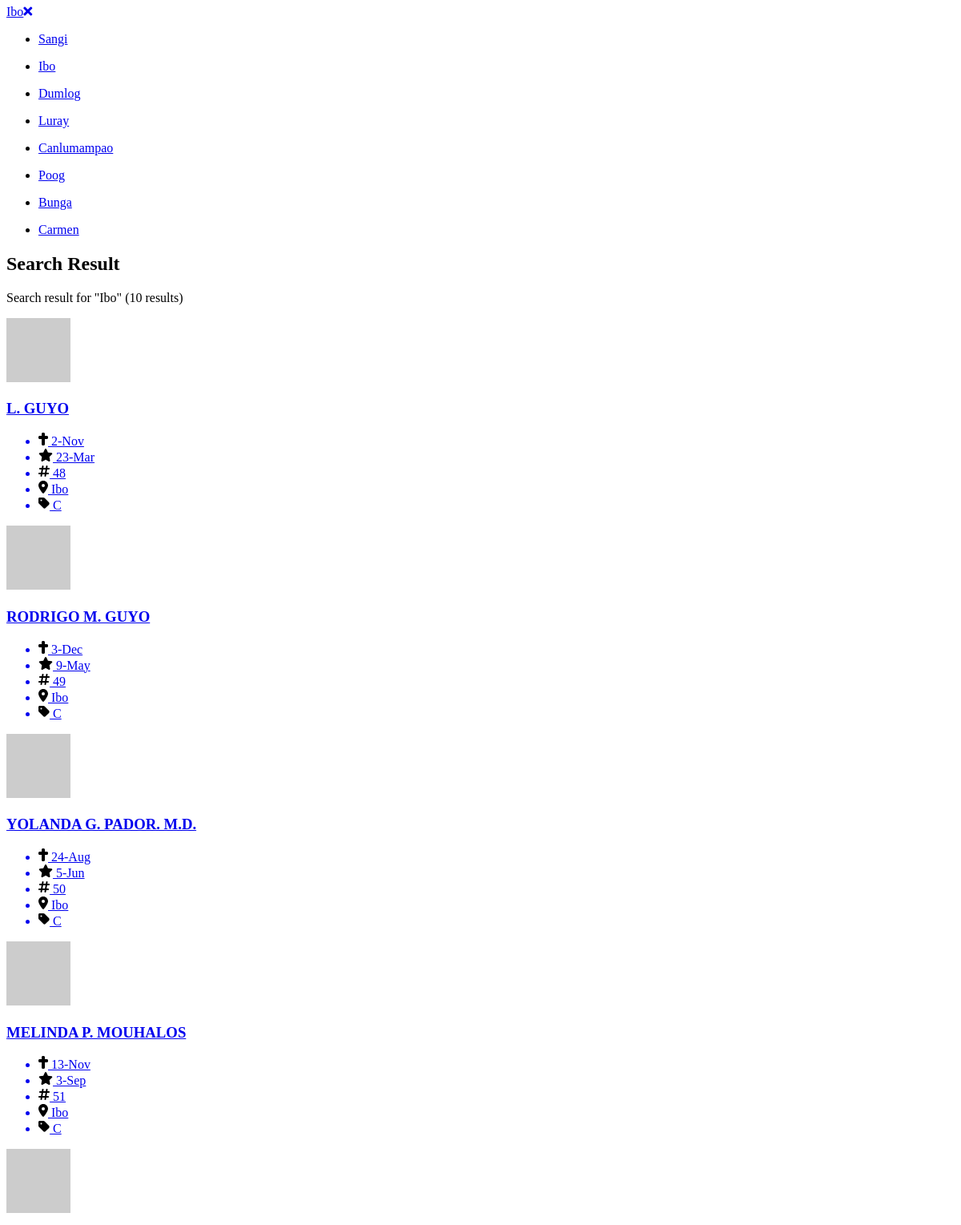
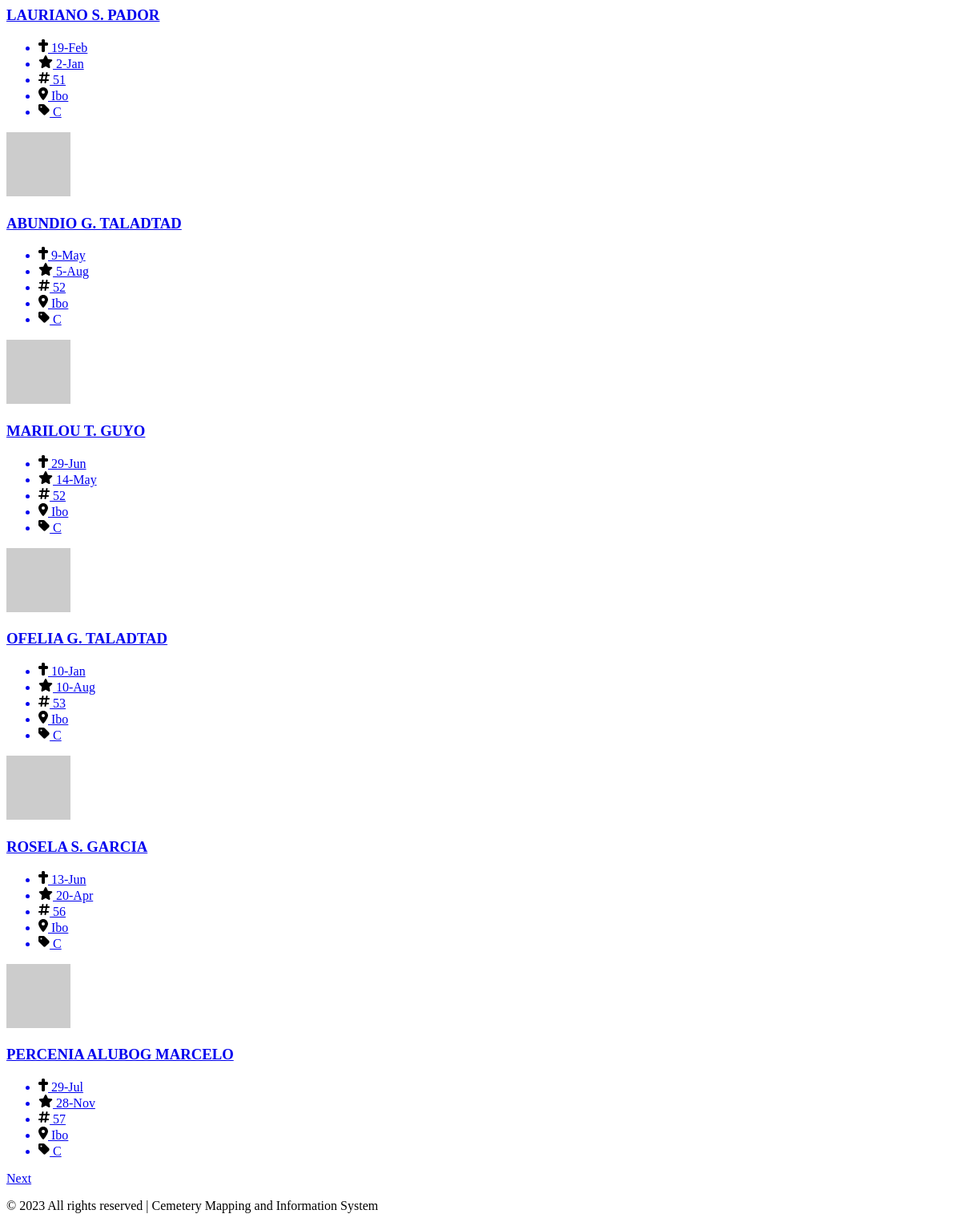
/index.php?q=search&location=Ibo (lower part), run on an earlier commit of the app's database (2 pictures, top to bottom).
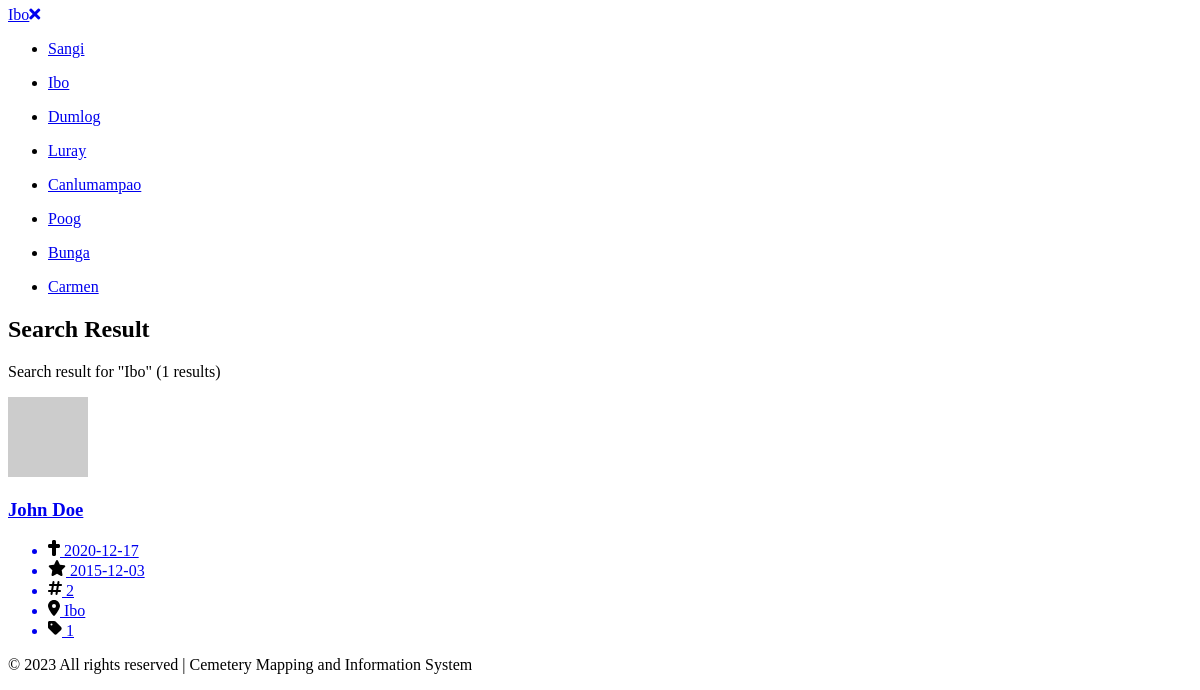
And on a later commit of the database.
### tables this page shows
CREATE TABLE `tblpeople` (
  `PEOPLEID` int(11) NOT NULL,
  `FNAME` varchar(100) NOT NULL,
  `GRAVENO` int(11) NOT NULL,
  `BORNDATE` date NOT NULL,
  `DIEDDATE` date NOT NULL,
  `CATEGORIES` enum('1','2','3') NOT NULL,
  `LOCATION` enum('Poog','Luray','Dumlog','Canlumampao','Ibo','Carmen','Sangi') NOT NULL
);

### index.php (called while the page is built, shortened)
<?php
require_once ("include/initialize.php");
require_once("theme/templates.php");
?>

### include/database.php (called while the page is built, shortened)
<?php
class Database {
	var $sql_string = '';
	private $conn;
	public function open_connection() {
		$this->conn = mysqli_connect(server,user,pass);
		if(!$this->conn){
			echo "Problem in database connection! Contact administrator!";
			exit();
		}else{
			$db_select = mysqli_select_db($this->conn,database_name);
		}
	}
	function setQuery($sql='') {
		$this->sql_string=$sql;
	}
	function executeQuery() {
		$result = mysqli_query($this->conn,$this->sql_string);
		return $result;
	}
	private function confirm_query($result) {
		return $result;
	}
	public function fetch_array($result) {
		return mysqli_fetch_array($result);
	}
	public function num_rows($result_set) {
		return mysqli_num_rows($result_set);
	}
}
$mydb = new Database();
?>

### theme/templates.php (the view, shortened to what this page needs)
<?php
$q = isset($_GET['q']) ? $_GET['q'] : 'home';
$location = isset($_GET['location']) ? $_GET['location'] : '';
$search = isset($_GET['search']) ? $_GET['search'] : '';
$mydb->setQuery("SELECT * FROM tblpeople");
$cur = $mydb->executeQuery();
$total_count = $mydb->num_rows($cur);
$per_page = 10;
$num_pages = ceil($total_count/$per_page);
$show_page = 1;
if (isset($_GET['page']) && is_numeric($_GET['page'])) {
  $show_page = $_GET['page'];
  if ($show_page > 0 && $show_page <= $num_pages) {
    $start = ($show_page - 1) * $per_page;
    $end = $start + $per_page;
  }else{
    $start = 0;
    $end = $per_page;
  }
}else{
  $start = 0;
  $end = $per_page;
}
if (isset($location)) {
  $sql = "SELECT * FROM tblpeople WHERE LOCATION = '".$location."' LIMIT $start, $end";
  $mydb->setQuery($sql);
  $cur = $mydb->executeQuery();
  $numrows = $mydb->num_rows($cur);
}elseif (isset($search)){
  $sql = "SELECT * FROM tblpeople WHERE FNAME LIKE '%".$search."%' LIMIT $start, $end";
  $mydb->setQuery($sql);
  $cur = $mydb->executeQuery();
  $numrows = $mydb->num_rows($cur);
}else{
  $sql = "SELECT * FROM tblpeople LIMIT $start, $end";
  $mydb->setQuery($sql);
  $cur = $mydb->executeQuery();
  $numrows = $mydb->num_rows($cur);
}
?>
<!DOCTYPE html>
<html lang="en">
<head>
    <link rel="stylesheet" href="<?= web_root; ?>template/assets/plugins/fontawesome/css/fontawesome.min.css">
    <link rel="stylesheet" href="<?= web_root; ?>template/assets/plugins/fontawesome/css/all.min.css">
    <link rel="stylesheet" href="<?= web_root; ?>/css/landing-page.css">
    <link rel="stylesheet" href="<?= web_root; ?>/css/form.css">
</head>
<body>
  <div class="main-wrapper">
      <main>
        <?php if ($q == 'details' && isset($_GET['id']) && isset($_GET['graveno'])) { ?>
        <section class="details" id="details">
          <div class="details-content">
            <?php if (isset($_GET['location'])) { ?>
            <a class="back" href="index.php?q=search&location=<?= $_GET['location']; ?>#search">
              <i class="fas fa-arrow-left"></i> Back
            </a>
            <?php }else{ ?>
            <a class="back" href="index.php?q=search&search=<?= $_GET['name']; ?>#search">
              <i class="fas fa-arrow-left"></i> Back
            </a>
            <?php } ?>
            <img src="https://ui-avatars.com/api/?name=<?= $_GET['name']; ?>&background=random&color=000&rounded=true&size=32&bold=true&format=svg" alt="<?= $_GET['name']; ?>">
            <h2>
              <?= $_GET['name']; ?>
            </h2>
            <ul class="details-list">
              <li class="details-item">
                <p>
                  Plot Number: <?= $_GET['graveno']; ?>
                </p>
              </li>
              <li class="details-item">
                <p>
                  Block: <br><?= $_GET['section']; ?>
                </p>
              </li>
              <li class="details-item">
                <p>
                  Birth: <?= $_GET['born']; ?>
                </p>
              </li>
              <li class="details-item">
                <p>
                  Died: <?= $_GET['died']; ?>
                </p>
              </li>
              <li class="details-item">
                <p>
                  Location: <?= $_GET['location']; ?>
                </p>
              </li>
            </ul>
          </div>
          <div class="map-details-content">
            <?php include('../' . web_root . 'map.php'); ?>
          </div>
        </section>
        <?php } else{
        if ($q == 'login') {
            include('../' . web_root . 'login.php');
        } elseif ($q == 'register') {
            include('../' . web_root . 'register.php');
        } else { ?>
        <?php if ($q == 'home' || $q == 'search') { ?>
        <section class="hero" id="hero">
          <?php
          if (isset($_GET['location'])) {
            echo '<a href="index.php?q=home#search" class="clear-location">';
            echo $_GET['location'];
            echo '<i class="fas fa-times"></i>';
            echo '</a>';
          }
          ?>
          <ul class="locations">
            <li class="location-item">
              <a href="index.php?q=search&location=Sangi#search" class="location-item-link">
                <p>
                Sangi
                </p>
              </a>
            </li>
            <li class="location-item">
              <a href="index.php?q=search&location=Ibo#search" class="location-item-link">
                <p>
                Ibo
                </p>
              </a>
            </li>
            <li class="location-item">
              <a href="index.php?q=search&location=Dumlog#search" class="location-item-link">
                <p>
                Dumlog
                </p>
              </a>
            </li>
            <li class="location-item">
              <a href="index.php?q=search&location=Luray#search" class="location-item-link">
                <p>
                Luray
                </p>
              </a>
            </li>
            <li class="location-item">
              <a href="index.php?q=search&location=Canlumampao#search" class="location-item-link">
                <p>
                Canlumampao
                </p>
              </a>
            </li>
            <li class="location-item">
              <a href="index.php?q=search&location=Poog#search" class="location-item-link">
                <p>
                Poog
                </p>
              </a>
            </li>
            <li class="location-item">
              <a href="index.php?q=search&location=Bunga#search" class="location-item-link">
                <p>
                Bunga
                </p>
              </a>
            </li>
            <li class="location-item">
              <a href="index.php?q=search&location=Carmen#search" class="location-item-link">
                <p>
                Carmen
                </p>
              </a>
            </li>
          </ul>
        </section>
        <?php if (isset($_POST['submit-search']) || $q == 'search') {
          ?>
        <section class="search-result" id="search">
          <h2>
            Search Result
          </h2>
          <p class="p">
            Search result for "<?= (isset($location)) ? $location : $search; ?>"
            (<?= $numrows; ?> results)
          </p>
          <div class="search-result-content">
            <?php
            if ($numrows > 0) {
              while ($row = $mydb->fetch_array($cur)) {
                ?>
                <a class="search-result-item" href="index.php?q=details&id=<?= $row['PEOPLEID']; ?>&name=<?= $row['FNAME']; ?>&location=<?= $row['LOCATION']; ?>&graveno=<?= $row['GRAVENO']; ?>&section=<?= $row['CATEGORIES']; ?>&born=<?= $row['BORNDATE']; ?>&died=<?= $row['DIEDDATE']; ?>#details">
                  <img src="https://ui-avatars.com/api/?name=<?= $row['FNAME']; ?>&background=random&color=000&rounded=true&bold=true&format=svg" alt="<?= $row['FNAME']; ?>">
                  <div class="search-result-item-content">
                    <h3>
                      <?= $row['FNAME']; ?>
                    </h3>
                    <ul>
                      <li>
                        <?= $row['DIEDDATE']; ?>
                      </li>
                      <li>
                        <?= $row['BORNDATE']; ?>
                      </li>
                      <li>
                        <?= $row['GRAVENO']; ?>
                      </li>
                      <li>
                        <svg xmlns="http://www.w3.org/2000/svg" height="16" width="12" viewBox="0 0 384 512"><path d="M215.7 499.2C267 435 384 279.4 384 192C384 86 298 0 192 0S0 86 0 192c0 87.4 117 243 168.3 307.2c12.3 15.3 35.1 15.3 47.4 0zM192 128a64 64 0 1 1 0 128 64 64 0 1 1 0-128z"/></svg> <?= $row['LOCATION']; ?>
                      </li>
                      <li>
                        <svg xmlns="http://www.w3.org/2000/svg" height="16" width="14" viewBox="0 0 448 512"><path d="M0 80V229.5c0 17 6.7 33.3 18.7 45.3l176 176c25 25 65.5 25 90.5 0L418.7 317.3c25-25 25-65.5 0-90.5l-176-176c-12-12-28.3-18.7-45.3-18.7H48C21.5 32 0 53.5 0 80zm112 32a32 32 0 1 1 0 64 32 32 0 1 1 0-64z"/></svg> <?= $row['CATEGORIES']; ?>
                      </li>
                    </ul>
                  </div>
                </a>
                <?php
              }
            }
          ?>
          </div>
          <div class="next-prev-btn">
            <?php
            if(isset($location)){
              if ($show_page < $num_pages) {
                $page = $show_page + 1;
                $next = "<a href='index.php?q=search&page=$page&location=".$location."#search'>Next</a>";
                echo $next;
              }
            }
            ?>
          </div>
        </section>
        <?php } ?>
        <?php } ?>
        <?php } ?>
        <footer class="footer">
          <?php
          if ($q == 'home') {
          ?>
          <ul class="footer-nav">
            <li class="footer-nav-item">
              <a href="#hero">Home</a>
            </li>
            <li class="footer-nav-item">
              <a href="#about">About</a>
            </li>
            <li class="footer-nav-item">
              <a href="#features">Features</a>
            </li>
            <li class="footer-nav-item">
              <a href="#contact">Contact</a>
            </li>
          </ul>
          <p>
            &copy; <script>document.write(new Date().getFullYear());</script> All rights reserved | Cemetery Mapping and Information System.
          </p>
          <?php
          }else{
          ?>
          <p>
            &copy; <script>document.write(new Date().getFullYear());</script> All rights reserved | Cemetery Mapping and Information System
          </p>
          <?php
          }
          ?>
        </footer>
        <?php } ?>
      </main>
  </div>
</body>
</html>

What changed in the data, as far as the page shows it:
removed tblpeople: FNAME "L. GUYO", DIEDDATE "2-Nov", BORNDATE "23-Mar", GRAVENO "48", LOCATION "Ibo", CATEGORIES "C"
removed tblpeople: FNAME "RODRIGO M. GUYO", DIEDDATE "3-Dec", BORNDATE "9-May", GRAVENO "49", LOCATION "Ibo", CATEGORIES "C"
removed tblpeople: FNAME "YOLANDA G. PADOR. M.D.", DIEDDATE "24-Aug", BORNDATE "5-Jun", GRAVENO "50", LOCATION "Ibo", CATEGORIES "C"
removed tblpeople: FNAME "MELINDA P. MOUHALOS", DIEDDATE "13-Nov", BORNDATE "3-Sep", GRAVENO "51", LOCATION "Ibo", CATEGORIES "C"
removed tblpeople: FNAME "LAURIANO S. PADOR", DIEDDATE "19-Feb", BORNDATE "2-Jan", GRAVENO "51", LOCATION "Ibo", CATEGORIES "C"
removed tblpeople: FNAME "ABUNDIO G. TALADTAD", DIEDDATE "9-May", BORNDATE "5-Aug", GRAVENO "52", LOCATION "Ibo", CATEGORIES "C"
removed tblpeople: FNAME "MARILOU T. GUYO", DIEDDATE "29-Jun", BORNDATE "14-May", GRAVENO "52", LOCATION "Ibo", CATEGORIES "C"
removed tblpeople: FNAME "OFELIA G. TALADTAD", DIEDDATE "10-Jan", BORNDATE "10-Aug", GRAVENO "53", LOCATION "Ibo", CATEGORIES "C"
removed tblpeople: FNAME "ROSELA S. GARCIA", DIEDDATE "13-Jun", BORNDATE "20-Apr", GRAVENO "56", LOCATION "Ibo", CATEGORIES "C"
removed tblpeople: FNAME "PERCENIA ALUBOG MARCELO", DIEDDATE "29-Jul", BORNDATE "28-Nov", GRAVENO "57", LOCATION "Ibo", CATEGORIES "C"
added tblpeople: FNAME "John Doe", DIEDDATE "2020-12-17", BORNDATE "2015-12-03", GRAVENO "2", LOCATION "Ibo", CATEGORIES "1"
Also different on the page:
$numrows: "10" → "1"
text no longer shown: "Next"
